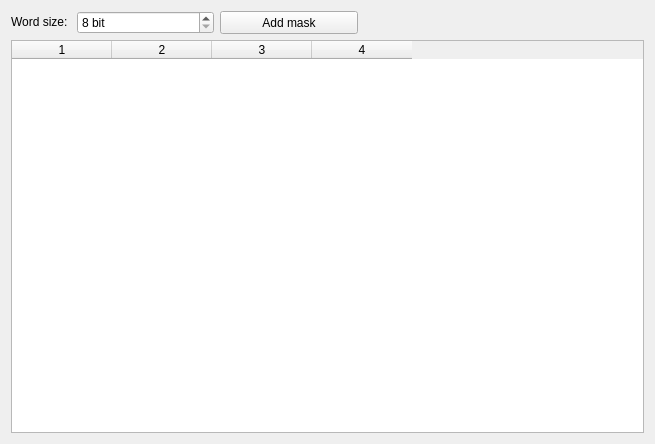
<?xml version="1.0" encoding="UTF-8"?>
<ui version="4.0">
 <class>ByteSettingsForm</class>
 <widget class="QWidget" name="ByteSettingsForm">
  <property name="geometry">
   <rect>
    <x>0</x>
    <y>0</y>
    <width>655</width>
    <height>444</height>
   </rect>
  </property>
  <property name="sizePolicy">
   <sizepolicy hsizetype="Preferred" vsizetype="Preferred">
    <horstretch>0</horstretch>
    <verstretch>0</verstretch>
   </sizepolicy>
  </property>
  <property name="windowTitle">
   <string>Form</string>
  </property>
  <layout class="QGridLayout" name="gridLayout">
   <item row="0" column="0">
    <widget class="QLabel" name="label">
     <property name="sizePolicy">
      <sizepolicy hsizetype="Fixed" vsizetype="Fixed">
       <horstretch>0</horstretch>
       <verstretch>0</verstretch>
      </sizepolicy>
     </property>
     <property name="text">
      <string>Word size: </string>
     </property>
    </widget>
   </item>
   <item row="0" column="1">
    <widget class="QSpinBox" name="bitBox">
     <property name="sizePolicy">
      <sizepolicy hsizetype="Preferred" vsizetype="Fixed">
       <horstretch>0</horstretch>
       <verstretch>0</verstretch>
      </sizepolicy>
     </property>
     <property name="focusPolicy">
      <enum>Qt::NoFocus</enum>
     </property>
     <property name="contextMenuPolicy">
      <enum>Qt::NoContextMenu</enum>
     </property>
     <property name="inputMethodHints">
      <set>Qt::ImhDigitsOnly</set>
     </property>
     <property name="frame">
      <bool>true</bool>
     </property>
     <property name="readOnly">
      <bool>false</bool>
     </property>
     <property name="showGroupSeparator" stdset="0">
      <bool>false</bool>
     </property>
     <property name="suffix">
      <string> bit</string>
     </property>
     <property name="prefix">
      <string/>
     </property>
     <property name="minimum">
      <number>8</number>
     </property>
     <property name="maximum">
      <number>32</number>
     </property>
     <property name="singleStep">
      <number>8</number>
     </property>
     <property name="stepType">
      <enum>QAbstractSpinBox::DefaultStepType</enum>
     </property>
     <property name="value">
      <number>8</number>
     </property>
     <property name="displayIntegerBase">
      <number>10</number>
     </property>
    </widget>
   </item>
   <item row="3" column="0" colspan="5">
    <widget class="QTableWidget" name="masksWidget">
     <property name="sizePolicy">
      <sizepolicy hsizetype="Preferred" vsizetype="Preferred">
       <horstretch>0</horstretch>
       <verstretch>0</verstretch>
      </sizepolicy>
     </property>
     <property name="alternatingRowColors">
      <bool>false</bool>
     </property>
     <property name="showGrid">
      <bool>true</bool>
     </property>
     <property name="columnCount">
      <number>4</number>
     </property>
     <column/>
     <column/>
     <column/>
     <column/>
    </widget>
   </item>
   <item row="0" column="3" colspan="2">
    <widget class="QLabel" name="hexNumber">
     <property name="text">
      <string/>
     </property>
    </widget>
   </item>
   <item row="0" column="2">
    <widget class="QPushButton" name="pushButton">
     <property name="sizePolicy">
      <sizepolicy hsizetype="Preferred" vsizetype="Preferred">
       <horstretch>0</horstretch>
       <verstretch>0</verstretch>
      </sizepolicy>
     </property>
     <property name="text">
      <string>Add mask</string>
     </property>
    </widget>
   </item>
  </layout>
 </widget>
 <resources/>
 <connections/>
</ui>
